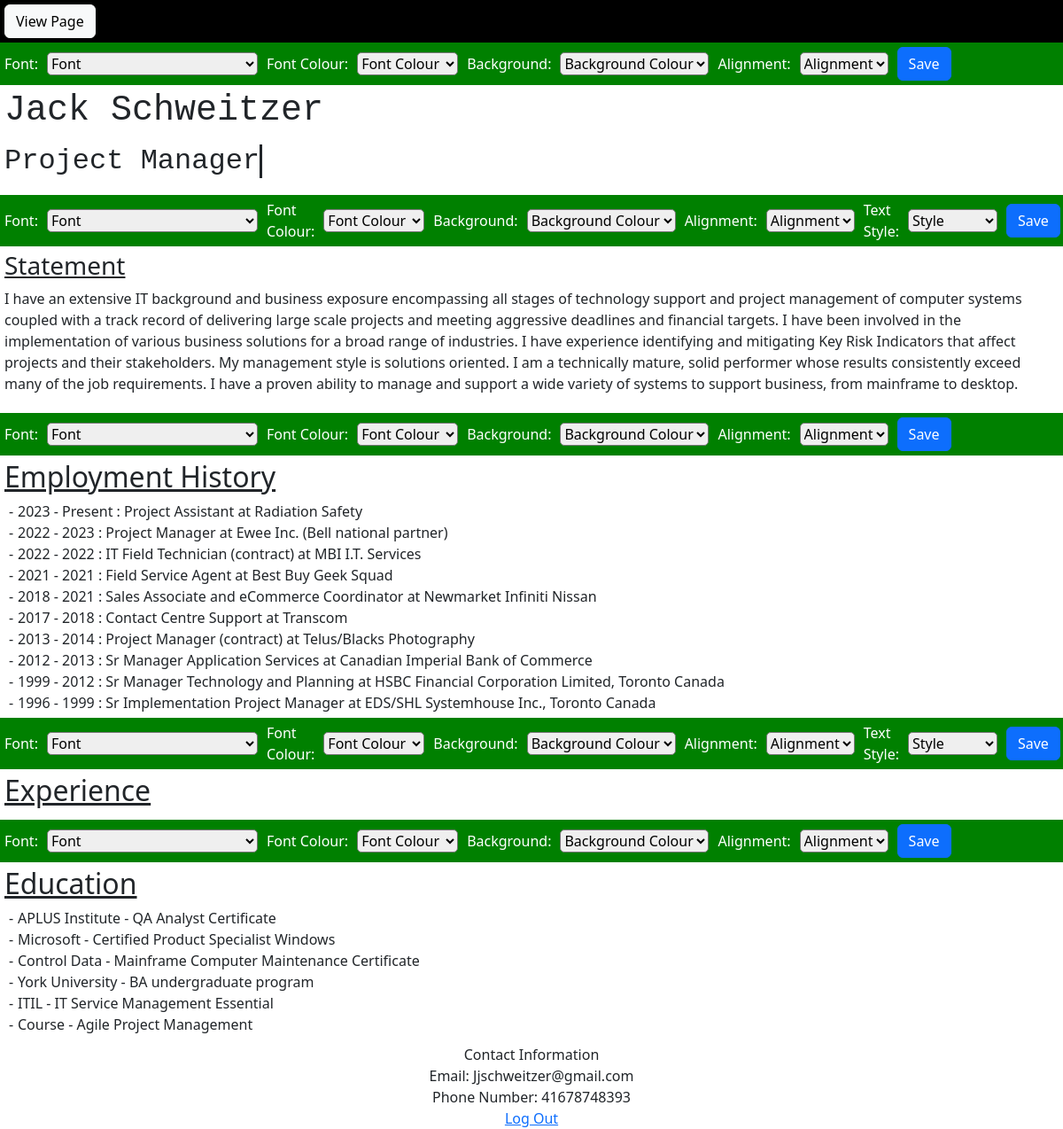
The app's page / (signed in) with its own data.
### jcv/models.py (models this page shows, shortened)
class Statement(models.Model):
    text = models.TextField()

class Job(models.Model):
    job_title = models.CharField(max_length=180)
    company_name = models.CharField(max_length=180)
    start_date = models.DateField()
    end_date = models.DateField(blank=True,null=True, default='Present')
    responsiblilties = models.TextField()
    img = models.ImageField(blank=True, null=True)
    def __str__(self):
        return f"{self.job_title} at {self.company_name}"

class Education(models.Model):
    institute = models.CharField(max_length=180, null=True)
    certification = models.CharField(max_length=180)
    def __str__(self):
        return f"{self.institute} - {self.certification}"

### jcv/views.py (the view)
# urls.py: path("", views.index, name="index"),
def index(request):
    fonts = [
    "Arial, sans-serif",
    "Helvetica, sans-serif",
    "Times New Roman, serif",
    "Georgia, serif",
    "Courier New, monospace",
    "Verdana, sans-serif",
    "Impact, Charcoal, sans-serif",
    "Comic Sans MS, cursive",
    "Trebuchet MS, sans-serif",
    "Arial Black, Gadget, sans-serif",
    "Lucida Sans Unicode, Lucida Grande, sans-serif",
    "Palatino Linotype, Book Antiqua, Palatino, serif",
    "Arial Narrow, sans-serif",
    "Century Gothic, sans-serif",
    "Garamond, serif",
    "Bookman Old Style, serif",
    "Consolas, monospace",
    "Franklin Gothic Medium, sans-serif",
    "Copperplate, Copperplate Gothic Light, sans-serif",
    "Calibri, sans-serif",
    "Cambria, serif"
    ]
    colors = [
    "black",
    "white",
    "red",
    "blue",
    "green",
    "yellow",
    "orange",
    "purple",
    "gray",
    "pink",
    "brown",
    "teal",
    "navy",
    "maroon",
    "olive",
    "silver",
    "gold",
    "cyan",
    "lime",
    "indigo",
    "aqua",
    "coral",
    "darkgreen",
    "firebrick",
    "fuchsia",
    "lightblue",
    "magenta",
    "lightgreen",
    "orchid",
    "plum",
    "royalblue",
    "salmon",
    "seagreen",
    "sienna",
    "skyblue",
    "tan",
    "tomato",
    "violet",
    "wheat",
    "yellowgreen"
    ]
    difficult_colors = [color for color in colors if color not in ["white", "yellow", "lightgreen", "lightblue", "silver", "cyan", "pink","gold", "lime", "aqua", "wheat" ]]
    alignment = [
        "left",
        "right",
        "center"
    ]
    text_style = [
        "paragraph",
        "list"
    ]
    statement = Statement.objects.get()
    jobs = Job.objects.all()
    jobs = jobs.order_by('-start_date')
    education = Education.objects.all()
    return render(request, "jcv/index.html",{
        'statement': statement.text,
        'jobs': jobs,
        'education': education,
        'fonts': fonts,
        'colours': colors,
        'coloursd': difficult_colors,
        'alignment': alignment,
        'textstyle': text_style
    })

### jcv/templates/jcv/index.html (shortened to what this page needs)
{% load static %}
<!DOCTYPE html>
<html lang="en">
    <head>
        <link href="https://cdn.jsdelivr.net/npm/bootstrap@5.3.0/dist/css/bootstrap.min.css" rel="stylesheet">
        <link href="{% static 'jcv/styles.css' %}" rel="stylesheet">
    </head>
    <body>
        <div id="page-container">
            {% if user.is_superuser %}
            <div id="admin" class="editadmin">
                <button id="customize-btn" class="btn btn-light">View Page</button>
            </div>
            {% endif %}
            {% if user.is_superuser %}
            <div id="headedit" class="edit">
                Font:
                <select id="font" type="text" placeholder="font">
                    <option id="headfont" disabled="" selected="">Font</option>
                </select>
                Font Colour:
                <select id="fontcolour" type="text" placeholder="font colour">
                    <option id="headfontcolour" disabled="" selected="">Font Colour</option>
                </select>
                Background:
                <select id="backgroundcolour" type="text" placeholder="background colour">
                    <option id="headbackgroundcolour" disabled="" selected="">Background Colour</option>
                </select>
                Alignment:
                <select id="alignment" type="text" placeholder="Alignment">
                    <option id="headalignment" disabled="" selected="">Alignment</option>
                </select>
                <button class="btn btn-primary">Save</button>
            </div>
            {% endif %}
            <div id="head" class="headinge">
                <div id="heading-container">
                    <h1 id="heading">Jack Schweitzer</h1>
                </div>
                <div id="sub-heading-container">
                    <h2 id="sub-heading">Project Manager</h2>
                </div>
            </div>
            {% if user.is_superuser %}
            <div id="statementedit" class="edit">
                Font:
                <select id="font" type="text" placeholder="font">
                    <option id="statementfont" disabled="" selected="">Font</option>
                </select>
                Font Colour:
                <select id="fontcolour" type="text" placeholder="font colour">
                    <option id="statementfontcolour" disabled="" selected="">Font Colour</option>
                </select>
                Background:
                <select id="backgroundcolour" type="text" placeholder="background colour">
                    <option id="statementbackgroundcolour" disabled="" selected="">Background Colour</option>
                </select>
                Alignment:
                <select id="alignment" type="text" placeholder="Alignment">
                    <option id="statementalignment" disabled="" selected="">Alignment</option>
                </select>
                Text Style:
                <select id="textstyle" type="text" placeholder="Text Style">
                    <option id="statementtextstyle" disabled="" selected="">Style</option>
                </select>
                <button class="btn btn-primary">Save</button>
            </div>
            {% endif %}
            <div id="statement" class="info">
                <h3><u>Statement</u></h3>
                <div id="statementdiv">
                    <p>{{ statement }}</p>
                </div>
            </div>
            {% if user.is_superuser %}
            <div id="employmenthistoryedit" class="edit">
                Font:
                <select id="font" type="text" placeholder="font">
                    <option id="employmenthistoryfont" disabled="" selected="">Font</option>
                </select>
                Font Colour:
                <select id="fontcolour" type="text" placeholder="font colour">
                    <option id="employmenthistoryfontcolour" disabled="" selected="">Font Colour</option>
                </select>
                Background:
                <select id="backgroundcolour" type="text" placeholder="background colour">
                    <option id="employmenthistorybackgroundcolour" disabled="" selected="">Background Colour</option>
                </select>
                Alignment:
                <select id="alignment" type="text" placeholder="Alignment">
                    <option id="employmenthistoryalignment" disabled="" selected="">Alignment</option>
                </select>
                <button class="btn btn-primary">Save</button>
            </div>
            {% endif %}
            <div id="employmenthistory" class="div1">
                <h2><u>Employment History</u></h2>
                {% for job in jobs %}
                <li>{{ job.start_date.year }} - {% if job.end_date %} {{ job.end_date.year }} {% else %} Present {% endif %}: {{ job }}</li>
                {% endfor %}
            </div>
            {% if user.is_superuser %}
            <div id="experienceedit" class="edit">
                Font:
                <select id="font" type="text" placeholder="font">
                    <option id="experiencefont" disabled="" selected="">Font</option>
                </select>
                Font Colour:
                <select id="fontcolour" type="text" placeholder="font colour">
                    <option id="experiencefontcolour" disabled="" selected="">Font Colour</option>
                </select>
                Background:
                <select id="backgroundcolour" type="text" placeholder="background colour">
                    <option id="experiencebackgroundcolour" disabled="" selected="">Background Colour</option>
                </select>
                Alignment:
                <select id="alignment" type="text" placeholder="Alignment">
                    <option id="experiencealignment" disabled="" selected="">Alignment</option>
                </select>
                Text Style:
                <select id="textstyle" type="text" placeholder="Text Style">
                    <option id="experiencetextstyle" disabled="" selected="">Style</option>
                </select>
                <button class="btn btn-primary">Save</button>
            </div>
            {% endif %}
            <div id="experience" class="exp">
                <h2><u>Experience</u></h2>
            </div>
            {% if user.is_superuser %}
            <div id="educationedit" class="edit">
                Font:
                <select id="font" type="text" placeholder="font">
                    <option id="educationfont" disabled="" selected="">Font</option>
                </select>
                Font Colour:
                <select id="fontcolour" type="text" placeholder="font colour">
                    <option id="educationfontcolour" disabled="" selected="">Font Colour</option>
                </select>
                Background:
                <select id="backgroundcolour" type="text" placeholder="background colour">
                    <option id="educationbackgroundcolour" disabled="" selected="">Background Colour</option>
                </select>
                Alignment:
                <select id="alignment" type="text" placeholder="Alignment">
                    <option id="educationalignment" disabled="" selected="">Alignment</option>
                </select>
                <button class="btn btn-primary">Save</button>
            </div>
            {% endif %}
            <div id="education">
                <h2><u>Education</u></h2>
                {% for cert in education %}
                <li>{{ cert }}</li>
                {% endfor %}
            </div>
            <footer>
                Contact Information
                <div>Email: Jjschweitzer@gmail.com</div>
                <div>Phone Number: 41678748393</div>
                {% if user.is_superuser %}
                    <a href="{% url 'logout' %}">Log Out</a>
                {% else %}
                    <a href="{% url 'login' %}">Log in</a>
                {% endif %}
            </footer>
        </div>
    </body>
</html>

### jcv/static/jcv/styles.css (style rules this page uses)
:root { --background-color: rgb(68, 65, 65) }
#page-container { position: relative; min-height: 100%; max-width: 100%; }
#heading-container { min-height: 100%; font-family:monospace; display: inline-block; }
#sub-heading-container { min-height: 100%; font-family:monospace; display: inline-block; }
#heading { overflow: hidden; white-space: nowrap; border-right: 2px solid; width: 0; animation: type 1.6s steps(15, end) forwards, blinking 1s infinite; }
#sub-heading { animation: type2 3.5s steps(15, end) forwards, blinking 1s infinite; white-space: nowrap; overflow: hidden; border-right: 2px solid; width: 0; }
#head, #statement, #employmenthistory, #experience, #education { height: 100%; padding: 5px; }
footer { text-align: center; bottom: 0; width: 100%; height: 5.5rem; padding: 5px; }
.edit { display: flex; gap: 10px; flex-direction: row; background-color: green; padding: 5px; color: white; width: calc(max-content + 5px); align-items: center; }
select { border-radius: 5px; max-width: 20%; }
.editadmin { color: white; padding: 5px; background-color: black; }
body { list-style-type: none; }
li { padding-left: 15px; position: relative; }
li:before { content: "-"; position: absolute; left: 5px; }

### records on screen
Statement: text "I have an extensive IT background and business exposure encompassing all stages of technology support and project management of computer systems coupled with a track record of delivering large scale projects and meeting aggressive deadlines and financial targets. I have been involved in the implementation of various business solutions for a broad range of industries. I have experience identifying and mitigating Key Risk Indicators that affect projects and their stakeholders. My management style is solutions oriented. I am a technically mature, solid performer whose results consistently exceed many of the job requirements. I have a proven ability to manage and support a wide variety of…"
Job: start_date.year "2023", shows "Present", job_title+company_name "Project Assistant at Radiation Safety"
Job: start_date.year "2022", end_date.year "2023", job_title+company_name "Project Manager at Ewee Inc. (Bell national partner)"
Job: start_date.year "2022", end_date.year "2022", job_title+company_name "IT Field Technician (contract) at MBI I.T. Services"
Job: start_date.year "2021", end_date.year "2021", job_title+company_name "Field Service Agent at Best Buy Geek Squad"
Job: start_date.year "2018", end_date.year "2021", job_title+company_name "Sales Associate and eCommerce Coordinator at Newmarket Infiniti Nissan"
Job: start_date.year "2017", end_date.year "2018", job_title+company_name "Contact Centre Support at Transcom"
Job: start_date.year "2013", end_date.year "2014", job_title+company_name "Project Manager (contract) at Telus/Blacks Photography"
Job: start_date.year "2012", end_date.year "2013", job_title+company_name "Sr Manager Application Services at Canadian Imperial Bank of Commerce"
Job: start_date.year "1999", end_date.year "2012", job_title+company_name "Sr Manager Technology and Planning at HSBC Financial Corporation Limited, Toronto Canada"
Job: start_date.year "1996", end_date.year "1999", job_title+company_name "Sr Implementation Project Manager at EDS/SHL Systemhouse Inc., Toronto Canada"
Education: institute+certification "APLUS Institute - QA Analyst Certificate"
Education: institute+certification "Microsoft - Certified Product Specialist Windows"
Education: institute+certification "Control Data - Mainframe Computer Maintenance Certificate"
Education: institute+certification "York University - BA undergraduate program"
Education: institute+certification "ITIL - IT Service Management Essential"
Education: institute+certification "Course - Agile Project Management"
